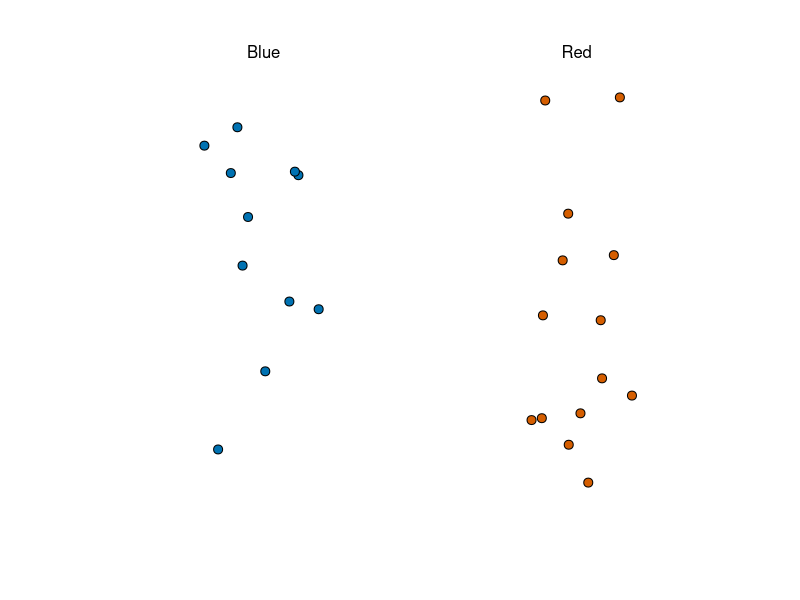

The R source for this figure: (Note: this script raises an error after producing the figure.)
# simple random sampling from a population
library(tidyverse)
library(dslabs)
ds_theme_set()
take_poll(25)    # draw 25 beads

# Section 2

X_hat <- 0.48
se <- sqrt(X_hat*(1-X_hat)/25)
se
pnorm(0.01/se) - pnorm(-0.01/se)
2*se

X_hat <- 0.48
se <- sqrt(X_hat*(1-X_hat)/2000)
se
pnorm(0.01/se) - pnorm(-0.01/se)
2*se

p <- 0.45    # unknown p to estimate
N <- 1000

# simulate one poll of size N and determine x_hat
x <- sample(c(0,1), size = N, replace = TRUE, prob = c(1-p, p))
x_hat <- mean(x)

# simulate B polls of size N and determine average x_hat
B <- 10000    # number of replicates
N <- 1000    # sample size per replicate
x_hat <- replicate(B, {
  x <- sample(c(0,1), size = N, replace = TRUE, prob = c(1-p, p))
  mean(x)
})


library(tidyverse)
library(gridExtra)
p1 <- data.frame(X_hat = X_hat) %>%
  ggplot(aes(x_hat)) +
  geom_histogram(binwidth = 0.005, color = "black")
p2 <- data.frame(X_hat = X_hat) %>%
  ggplot(aes(sample = x_hat)) +
  stat_qq(dparams = list(mean = mean(X_hat), sd = sd(X_hat))) +
  geom_abline() +
  ylab("X_hat") +
  xlab("Theoretical normal")
grid.arrange(p1, p2, nrow=1)

p <- 0.38
2*p-1


library(tidyverse)
N <- 100000
p <- seq(0.35, 0.65, length = 100)
SE <- sapply(p, function(x) 2*sqrt(x*(1-x)/N))
data.frame(p = p, SE = SE) %>%
  ggplot(aes(p, SE)) +
  geom_line()

#Confidence interval example

data("nhtemp")
data.frame(year = as.numeric(time(nhtemp)), temperature = as.numeric(nhtemp)) %>%
  ggplot(aes(year, temperature)) +
  geom_point() +
  geom_smooth() +
  ggtitle("Average Yearly Temperatures in New Haven")

#Monte Carlo of confidence intervals

p <- 0.45
N <- 1000
X <- sample(c(0,1), size = N, replace = TRUE, prob = c(1-p, p))    # generate N observations
X_hat <- mean(X)    # calculate X_hat
SE_hat <- sqrt(X_hat*(1-X_hat)/N)    # calculate SE_hat, SE of the mean of N observations
c(X_hat - 2*SE_hat, X_hat + 2*SE_hat)    # build interval of 2*SE above and below mean

#Solving for z with qnorm

z <- qnorm(0.995)    # calculate z to solve for 99% confidence interval
pnorm(qnorm(0.995))    # demonstrating that qnorm gives the z value for a given probability
pnorm(qnorm(1-0.995))    # demonstrating symmetry of 1-qnorm
pnorm(z) - pnorm(-z)    # demonstrating that this z value gives correct probability for interval

#Monte Carlo simulation

library(dplyr)
B <- 10000
inside <- replicate(B, {
  X <- sample(c(0,1), size = N, replace = TRUE, prob = c(1-p, p))
  X_hat <- mean(X)
  SE_hat <- sqrt(X_hat*(1-X_hat)/N)
  between(p, X_hat - 2*SE_hat, X_hat + 2*SE_hat)    # TRUE if p in confidence interval
})
mean(inside)

N <- 25
X_hat <- 0.48
(2*X_hat - 1) + c(-2, 2)*2*sqrt(X_hat*(1-X_hat)/N)

N <- 100    # sample size
z <- sqrt(N) * 0.02/0.5    # spread of 0.02
1 - (pnorm(z) - pnorm(-z))

# Simulating Polls

d <- 0.039
Ns <- c(1298, 533, 1342, 897, 774, 254, 812, 324, 1291, 1056, 2172, 516)
p <- (d+1)/2

# calculate confidence intervals of the spread
confidence_intervals <- sapply(Ns, function(N){
  X <- sample(c(0,1), size=N, replace=TRUE, prob = c(1-p, p))
  X_hat <- mean(X)
  SE_hat <- sqrt(X_hat*(1-X_hat)/N)
  2*c(X_hat, X_hat - 2*SE_hat, X_hat + 2*SE_hat) - 1
})

# generate a data frame storing results
polls <- data.frame(poll = 1:ncol(confidence_intervals),
                    t(confidence_intervals), sample_size = Ns)
names(polls) <- c("poll", "estimate", "low", "high", "sample_size")
polls

# Calculating the spread of combined polls

d_hat <- polls %>%
  summarize(avg = sum(estimate*sample_size) / sum(sample_size)) %>%
  .$avg

p_hat <- (1+d_hat)/2
moe <- 2*1.96*sqrt(p_hat*(1-p_hat)/sum(polls$sample_size))   
round(d_hat*100,1)
round(moe*100, 1)

# Generating simulated poll data

library(dslabs)
data(polls_us_election_2016)
names(polls_us_election_2016)

# keep only national polls from week before election with a grade considered reliable
polls <- polls_us_election_2016 %>%
  filter(state == "U.S." & enddate >= "2016-10-31" &
           (grade %in% c("A+", "A", "A-", "B+") | is.na(grade)))

# add spread estimate
polls <- polls %>%
  mutate(spread = rawpoll_clinton/100 - rawpoll_trump/100)

# compute estimated spread for combined polls
d_hat <- polls %>%
  summarize(d_hat = sum(spread * samplesize) / sum(samplesize)) %>%
  .$d_hat

# compute margin of error
p_hat <- (d_hat+1)/2
moe <- 1.96 * 2 * sqrt(p_hat*(1-p_hat)/sum(polls$samplesize))
moe

# histogram of the spread
polls %>%
  ggplot(aes(spread)) +
  geom_histogram(color="black", binwidth = .01)


#  Investigating poll data and pollster bias

# number of polls per pollster in week before election
polls %>% group_by(pollster) %>% summarize(n())

# plot results by pollsters with at least 6 polls
polls %>% group_by(pollster) %>%
  filter(n() >= 6) %>%
  ggplot(aes(pollster, spread)) +
  geom_point() +
  theme(axis.text.x = element_text(angle = 90, hjust = 1))

# standard errors within each pollster
polls %>% group_by(pollster) %>%
  filter(n() >= 6) %>%
  summarize(se = 2 * sqrt(p_hat * (1-p_hat) / median(samplesize)))

# collect last result before the election for each pollster
one_poll_per_pollster <- polls %>% group_by(pollster) %>%
  filter(enddate == max(enddate)) %>%      # keep latest poll
  ungroup()

# histogram of spread estimates
one_poll_per_pollster %>%
  ggplot(aes(spread)) + geom_histogram(binwidth = 0.01)

# construct 95% confidence interval
results <- one_poll_per_pollster %>%
  summarize(avg = mean(spread), se = sd(spread)/sqrt(length(spread))) %>%
  mutate(start = avg - 1.96*se, end = avg + 1.96*se)
round(results*100, 1)

# Monte Carlo simulation

prev <- 0.00025    # disease prevalence
N <- 100000    # number of tests
outcome <- sample(c("Disease", "Healthy"), N, replace = TRUE, prob = c(prev, 1-prev))

N_D <- sum(outcome == "Disease")    # number with disease
N_D
N_H <- sum(outcome == "Healthy")    # number healthy
N_H

# for each person, randomly determine if test is + or -
accuracy <- 0.99
test <- vector("character", N)
test[outcome == "Disease"] <- sample(c("+", "-"), N_D, replace=TRUE, prob = c(accuracy, 1-accuracy))
test[outcome == "Healthy"] <- sample(c("-", "+"), N_H, replace=TRUE, prob = c(accuracy, 1-accuracy))

table(outcome, test)

#Section 6 Election Forecasting

# Definition of results object

library(tidyverse)
library(dslabs)
polls <- polls_us_election_2016 %>%
  filter(state == "U.S." & enddate >= "2016-10-31" &
           (grade %in% c("A+", "A", "A-", "B+") | is.na(grade))) %>%
  mutate(spread = rawpoll_clinton/100 - rawpoll_trump/100)

one_poll_per_pollster <- polls %>% group_by(pollster) %>%
  filter(enddate == max(enddate)) %>%
  ungroup()

results <- one_poll_per_pollster %>%
  summarize(avg = mean(spread), se = sd(spread)/sqrt(length(spread))) %>%
  mutate(start = avg - 1.96*se, end = avg + 1.96*se)

# Computing the posterior mean, standard error, credible interval and probability

mu <- 0
tau <- 0.035
sigma <- results$se
Y <- results$avg
B <- sigma^2 / (sigma^2 + tau^2)
posterior_mean <- B*mu + (1-B)*Y
posterior_se <- sqrt(1 / (1/sigma^2 + 1/tau^2))

posterior_mean
posterior_se

# 95% credible interval
posterior_mean + c(-1.96, 1.96)*posterior_se

# probability of d > 0
1 - pnorm(0, posterior_mean, posterior_se)

# Code 1 Election Forecasting
J <- 6
N <- 2000
d <- .021
p <- (d+1)/2
X <- d + rnorm(J, 0, 2*sqrt(p*(1-p)/N))

# Code 2 Election Forecasting
I <- 5
J <- 6
N <- 2000
d <- .021
p <- (d+1)/2
X <- sapply(1:I, function(i){
  d + rnorm(J, 0, 2*sqrt(p*(1-p)/N))
})

# Code 3 Election Forecasting
I <- 5
J <- 6
N <- 2000
d <- .021
p <- (d+1)/2
h <- rnorm(I, 0, 0.025)    # assume standard error of pollster-to-pollster variability is 0.025
X <- sapply(1:I, function(i){
  d + rnorm(J, 0, 2*sqrt(p*(1-p)/N))
})

# Code 4 Election Forecasting
mu <- 0
tau <- 0.035
sigma <- sqrt(results$se^2 + .025^2)
Y <- results$avg
B <- sigma^2 / (sigma^2 + tau^2)

posterior_mean <- B*mu + (1-B)*Y
posterior_se <- sqrt(1 / (1/sigma^2 + 1/tau^2))

1 - pnorm(0, posterior_mean, posterior_se)

# Top 5 states ranked by electoral votes
library(tidyverse)
library(dslabs)
data("polls_us_election_2016")
head(results_us_election_2016)

results_us_election_2016 %>% arrange(desc(electoral_votes)) %>% top_n(5, electoral_votes)

# Computing the average and standard deviation for each state
results <- polls_us_election_2016 %>%
  filter(state != "U.S." &
           !grepl("CD", state) &
           enddate >= "2016-10-31" &
           (grade %in% c("A+", "A", "A-", "B+") | is.na(grade))) %>%
  mutate(spread = rawpoll_clinton/100 - rawpoll_trump/100) %>%
  group_by(state) %>%
  summarize(avg = mean(spread), sd = sd(spread), n = n()) %>%
  mutate(state = as.character(state))

# 10 closest races = battleground states
results %>% arrange(abs(avg))

# joining electoral college votes and results
results <- left_join(results, results_us_election_2016, by="state")

# states with no polls: note Rhode Island and District of Columbia = Democrat
results_us_election_2016 %>% filter(!state %in% results$state)

# assigns sd to states with just one poll as median of other sd values
results <- results %>%
  mutate(sd = ifelse(is.na(sd), median(results$sd, na.rm = TRUE), sd))

# Calculating the posterior mean and posterior standard error
mu <- 0
tau <- 0.02
results %>% mutate(sigma = sd/sqrt(n),
                   B = sigma^2/ (sigma^2 + tau^2),
                   posterior_mean = B*mu + (1-B)*avg,
                   posterior_se = sqrt( 1 / (1/sigma^2 + 1/tau^2))) %>%
  arrange(abs(posterior_mean))

# Monte Carlo simulation of Election Night results (no general bias)
mu <- 0
tau <- 0.02
clinton_EV <- replicate(1000, {
  results %>% mutate(sigma = sd/sqrt(n),
                     B = sigma^2/ (sigma^2 + tau^2),
                     posterior_mean = B*mu + (1-B)*avg,
                     posterior_se = sqrt( 1 / (1/sigma^2 + 1/tau^2)),
                     simulated_result = rnorm(length(posterior_mean), posterior_mean, posterior_se),
                     clinton = ifelse(simulated_result > 0, electoral_votes, 0)) %>%    # award votes if Clinton wins state
    summarize(clinton = sum(clinton)) %>%    # total votes for Clinton
    .$clinton + 7    # 7 votes for Rhode Island and DC
})
mean(clinton_EV > 269)    # over 269 votes wins election

# histogram of outcomes
data.frame(clinton_EV) %>%
  ggplot(aes(clinton_EV)) +
  geom_histogram(binwidth = 1) +
  geom_vline(xintercept = 269)

# Monte Carlo simulation including general bias
mu <- 0
tau <- 0.02
bias_sd <- 0.03
clinton_EV_2 <- replicate(1000, {
  results %>% mutate(sigma = sqrt(sd^2/(n) + bias_sd^2),    # added bias_sd term
                     B = sigma^2/ (sigma^2 + tau^2),
                     posterior_mean = B*mu + (1-B)*avg,
                     posterior_se = sqrt( 1 / (1/sigma^2 + 1/tau^2)),
                     simulated_result = rnorm(length(posterior_mean), posterior_mean, posterior_se),
                     clinton = ifelse(simulated_result > 0, electoral_votes, 0)) %>%    # award votes if Clinton wins state
    summarize(clinton = sum(clinton)) %>%    # total votes for Clinton
    .$clinton + 7    # 7 votes for Rhode Island and DC
})
mean(clinton_EV_2 > 269)    # over 269 votes wins election

library(tidyverse)

# Variability across one pollster
# select all national polls by one pollster
one_pollster <- polls_us_election_2016 %>%
  filter(pollster == "Ipsos" & state == "U.S.") %>%
  mutate(spread = rawpoll_clinton/100 - rawpoll_trump/100)

# the observed standard error is higher than theory predicts
se <- one_pollster %>%
  summarize(empirical = sd(spread),
            theoretical = 2*sqrt(mean(spread)*(1-mean(spread))/min(samplesize)))
se

# the distribution of the data is not normal
one_pollster %>% ggplot(aes(spread)) +
  geom_histogram(binwidth = 0.01, color = "black")

# Trend across time for several pollsters
polls_us_election_2016 %>%
  filter(state == "U.S." & enddate >= "2016-07-01") %>%
  group_by(pollster) %>%
  filter(n() >= 10) %>%
  ungroup() %>%
  mutate(spread = rawpoll_clinton/100 - rawpoll_trump/100) %>%
  ggplot(aes(enddate, spread)) +
  geom_smooth(method = "loess", span = 0.1) +
  geom_point(aes(color = pollster), show.legend = FALSE, alpha = 0.6)

# Plotting raw percentages across time
polls_us_election_2016 %>%
  filter(state == "U.S." & enddate >= "2016-07-01") %>%
  select(enddate, pollster, rawpoll_clinton, rawpoll_trump) %>%
  rename(Clinton = rawpoll_clinton, Trump = rawpoll_trump) %>%
  gather(candidate, percentage, -enddate, -pollster) %>%
  mutate(candidate = factor(candidate, levels = c("Trump", "Clinton"))) %>%
  group_by(pollster) %>%
  filter(n() >= 10) %>%
  ungroup() %>%
  ggplot(aes(enddate, percentage, color = candidate)) +
  geom_point(show.legend = FALSE, alpha = 0.4) +
  geom_smooth(method = "loess", span = 0.15) +
  scale_y_continuous(limits = c(30, 50))

# Calculating 95% confidence intervals with the t-distribution
z <- qt(0.975, nrow(one_poll_per_pollster) - 1)
one_poll_per_pollster %>%
  summarize(avg = mean(spread), moe = z*sd(spread)/sqrt(length(spread))) %>%
  mutate(start = avg - moe, end = avg + moe)

# quantile from t-distribution versus normal distribution
qt(0.975, 14)    # 14 = nrow(one_poll_per_pollster) - 1
qnorm(0.975)

# Section 7

# Research funding rates example
# load and inspect research funding rates object
library(tidyverse)
library(dslabs)
data(research_funding_rates)
research_funding_rates

# compute totals that were successful or not successful
totals <- research_funding_rates %>%
  select(-discipline) %>%
  summarize_all(funs(sum)) %>%
  summarize(yes_men = awards_men,
            no_men = applications_men - awards_men,
            yes_women = awards_women,
            no_women = applications_women - awards_women)

# compare percentage of men/women with awards
totals %>% summarize(percent_men = yes_men/(yes_men + no_men),
                     percent_women = yes_women/(yes_women + no_women))

#  Two-by-two table and p-value for the Lady Tasting Tea problem
tab <- matrix(c(3,1,1,3), 2, 2)
rownames(tab) <- c("Poured Before", "Poured After")
colnames(tab) <- c("Guessed Before", "Guessed After")
tab

# p-value calculation with Fisher's Exact Test
fisher.test(tab, alternative = "greater")

# Chi-squared test
# compute overall funding rate
funding_rate <- totals %>%
  summarize(percent_total = (yes_men + yes_women) / (yes_men + no_men + yes_women + no_women)) %>%
  .$percent_total
funding_rate

# construct two-by-two table for observed data
two_by_two <- tibble(awarded = c("no", "yes"),
                     men = c(totals$no_men, totals$yes_men),
                     women = c(totals$no_women, totals$yes_women))
two_by_two

# compute null hypothesis two-by-two table
tibble(awarded = c("no", "yes"),
       men = (totals$no_men + totals$yes_men) * c(1-funding_rate, funding_rate),
       women = (totals$no_women + totals$yes_women) * c(1-funding_rate, funding_rate))

# chi-squared test
chisq_test <- two_by_two %>%
  select(-awarded) %>%
  chisq.test()
chisq_test$p.value

# Odds ratio
# odds of getting funding for men
odds_men <- (two_by_two$men[2] / sum(two_by_two$men)) /
  (two_by_two$men[1] / sum(two_by_two$men))

# odds of getting funding for women
odds_women <- (two_by_two$women[2] / sum(two_by_two$women)) /
  (two_by_two$women[1] / sum(two_by_two$women))

# odds ratio - how many times larger odds are for men than women
odds_men/odds_women

# p-value and odds ratio responses to increasing sample size
# multiplying all observations by 10 decreases p-value without changing odds ratio
two_by_two %>%
  select(-awarded) %>%
  mutate(men = men*10, women = women*10) %>%
  chisq.test()

# Assessment
library(tidyverse)
options(digits = 3)

library(dslabs)
data(brexit_polls)

p <- 0.481    # official proportion voting "Remain"
d <- 2*p-1    # official spread

# Q1
N <- 1500
expected <- p*N
expected


se_remain <- sqrt(N * p * (1 - p))
se_remain


X_hat <-p
X_hat


standard_error_X_hat <- sqrt(X_hat * (1-X_hat)/N)
standard_error_X_hat


d <- 2*p -1
d


se_d <- 2 * standard_error_X_hat
se_d

# Q2
brexit_polls <- brexit_polls %>% 
  mutate(x_hat = (spread + 1) /2)
mean(brexit_polls$spread)

sd(brexit_polls$spread)

mean(brexit_polls$x_hat)

sd(brexit_polls$x_hat)

# Q3
you_gov <- brexit_polls[1,]
x_hat <- 0.52
N <- 4722
se <- sqrt(x_hat * (1-x_hat) / N)
ci <- c(x_hat - qnorm(0.975) * se, x_hat + qnorm(0.975) * se)
ci

# Q4
june_polls <- brexit_polls %>% filter(enddate >= '2016-06-1')
nrow(june_polls)

d <- -0.38
june_polls <- june_polls %>%
  mutate(se_x_hat = sqrt(x_hat * (1-x_hat)/ samplesize), se_spread = 2*se_x_hat,
         lower = spread - qnorm(0.975) * se_spread,
         upper = spread + qnorm(0.975) * se_spread,
         hit = (lower < 2*p-1 & upper > 2*p-1))
mean(june_polls$lower < 0 & june_polls$upper > 0)

mean(june_polls$lower > 0 & june_polls$upper > 0)

head(june_polls)
mean(june_polls$hit)

# Q5
june_polls_grouped <- june_polls %>% group_by(pollster) %>% summarize(hits = n())
head(june_polls_grouped)

# Q6
ggplot(data = june_polls, aes(poll_type, spread)) + geom_boxplot()

# Q7
combined_by_type <- june_polls %>%
  group_by(poll_type) %>%
  summarize(N = sum(samplesize),
            spread = sum(spread*samplesize)/N,
            p_hat = (spread + 1)/2,
            se_spread = 2 * sqrt(p_hat*(1-p_hat)/N),
            lower = spread - qnorm(0.975) * se_spread,
            upper = spread + qnorm(0.975) * se_spread)
combined_by_type

# Q9
brexit_hit <- brexit_polls %>%
  mutate(p_hat = (spread + 1)/2,
         se_spread = 2*sqrt(p_hat*(1-p_hat)/samplesize),
         spread_lower = spread - qnorm(.975)*se_spread,
         spread_upper = spread + qnorm(.975)*se_spread,
         hit = spread_lower < -0.038 & spread_upper > -0.038) %>%
  select(poll_type, hit)

head(brexit_hit)

totals <- brexit_hit %>% summarize(online_yes = sum(hit == 'TRUE' & poll_type == 'Online'), online_no = sum(hit == 'FALSE' & poll_type == 'Online'),
                                   telephone_yes = sum(hit == 'TRUE' & poll_type == 'Telephone'),
                                   telephone_no = sum(hit == 'FALSE' & poll_type == 'Telephone'))
totals

two_by_two <- tibble(hit = c('yes','no'),
                     online = c(totals$online_yes, totals$online_no),
                     telephone = c(totals$telephone_yes, totals$telephone_no))
two_by_two

chisq_test <- two_by_two %>% select(-hit) %>% chisq.test()
chisq_test

# Q10
two_by_two$online[1]

two_by_two$online[2]

two_by_two$telephone[1]

two_by_two$telephone[2]

online_yes_odds <- (two_by_two$online[1] / sum(two_by_two$online)) / (two_by_two$online[2] / sum(two_by_two$online))
online_yes_odds

telephone_yes_odds <- (two_by_two$telephone[1] / sum(two_by_two$telephone)) / (two_by_two$telephone[2] / sum(two_by_two$telephone))
telephone_yes_odds

online_yes_odds / telephone_yes_odds

# Q11
ggplot(data = brexit_polls, aes(enddate, spread, color = poll_type)) + geom_smooth(method = "loess", span = 0.4) + geom_point() + geom_hline(yintercept =  -0.038)

# Q12
brexit_long <- brexit_polls %>%
  gather(vote, proportion, "remain":"undecided") %>%
  mutate(vote = factor(vote))
head(brexit_long)

ggplot(data = brexit_long, aes(enddate, proportion, color = vote)) + geom_smooth(method = "loess", span = 0.3) + geom_point()
